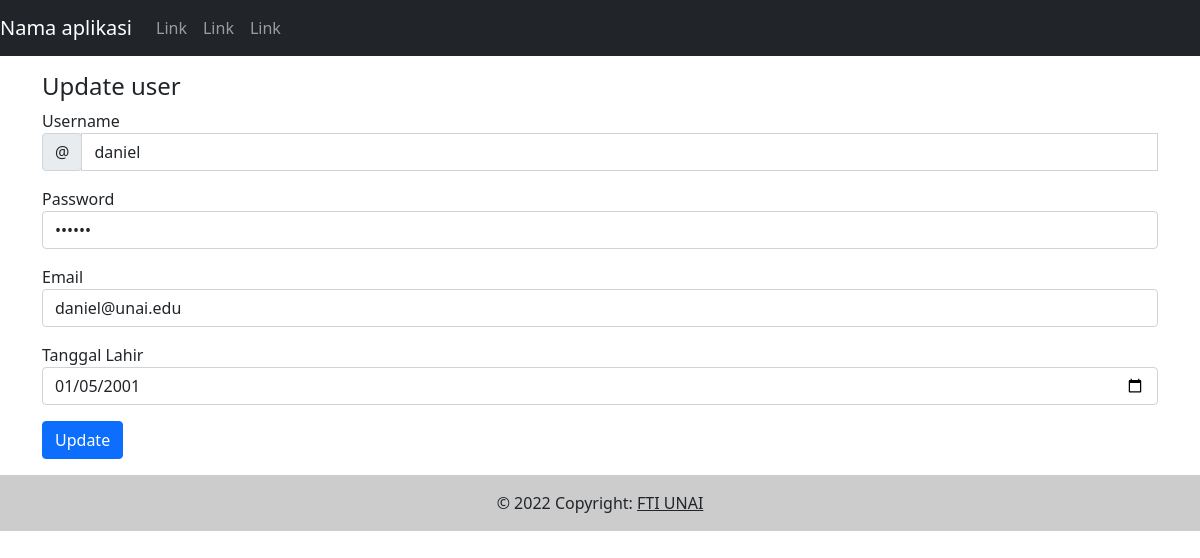
The page /edit.php?id=1 on the database its author committed.
### tables this page shows
CREATE TABLE `user` (
  `id` int(11) NOT NULL,
  `username` varchar(254) NOT NULL,
  `password` varchar(254) NOT NULL,
  `email` varchar(254) NOT NULL,
  `tgl_lahir` date NOT NULL
);

### edit.php (the view, shortened to what this page needs)
<?php
include("header.php");
include("nav.php");
?>
<div class="container">
    <?php
    include_once("connector.php");
    if  (isset($_GET['id'])) {
        $id = $_GET['id'];
        $sql = "SELECT * FROM user WHERE id=$id";
        $result = $conn->query($sql);
        if ($result->num_rows > 0) {
            while($row = $result->fetch_assoc()) {
                $username = $row['username'];
                $password = $row['password'];
                $email = $row['email'];
                $tgl_lahir = $row['tgl_lahir'];
            }
        }
        else {
            echo "ID not found";
        }
    }
    ?>
    <h4 class="mt-3">Update user</h4>
    <form action="update.php" method="POST">
        <div class="mb-3">
            <label for="username">Username</label>
            <div class="input-group">
                <div class="input-group-prepend">
                    <span class="input-group-text">@</span>
                </div>
                <input type="text" class="form-control" id="username" name="username" placeholder="Username" value="<?php echo $username; ?>" required>
            </div>
        </div>
        <div class="mb-3">
            <label for="password">Password</label>
            <input type="password" class="form-control" id="password" name="password" value="<?php echo $password; ?>" placeholder="Type your password here">
        </div>
        <div class="mb-3">
            <label for="email">Email</label>
            <input type="email" class="form-control" id="email" name="email" value="<?php echo $email; ?>" placeholder="you@example.com">
        </div>
        <div class="mb-3">
            <label for="tgl_lahir">Tanggal Lahir</span></label>
            <input type="date" class="form-control" id="tgl_lahir" name="tgl_lahir" value="<?php echo $tgl_lahir; ?>">
        </div>
        <input type="submit" name="update" class="btn btn-primary btn-md btn-block" value="Update">
    </form>
</div>
<?php include("footer.php"); ?>
</body>
</html>

### rows shown on the page
user: username "daniel", email "daniel@unai.edu", tgl_lahir "01/05/2001"
